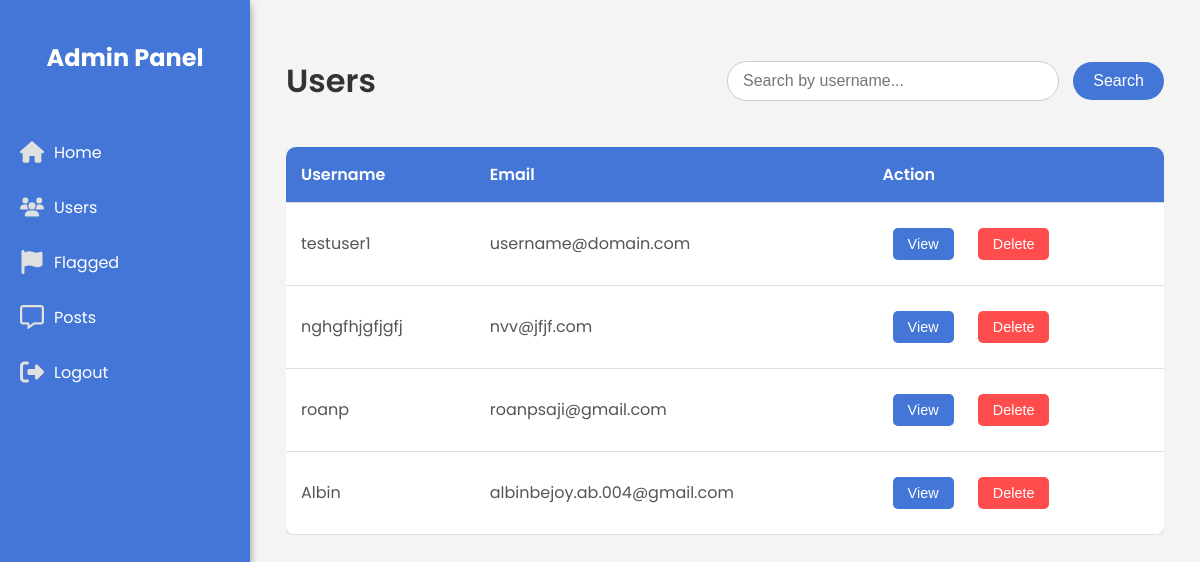
The app's page /users, older data.
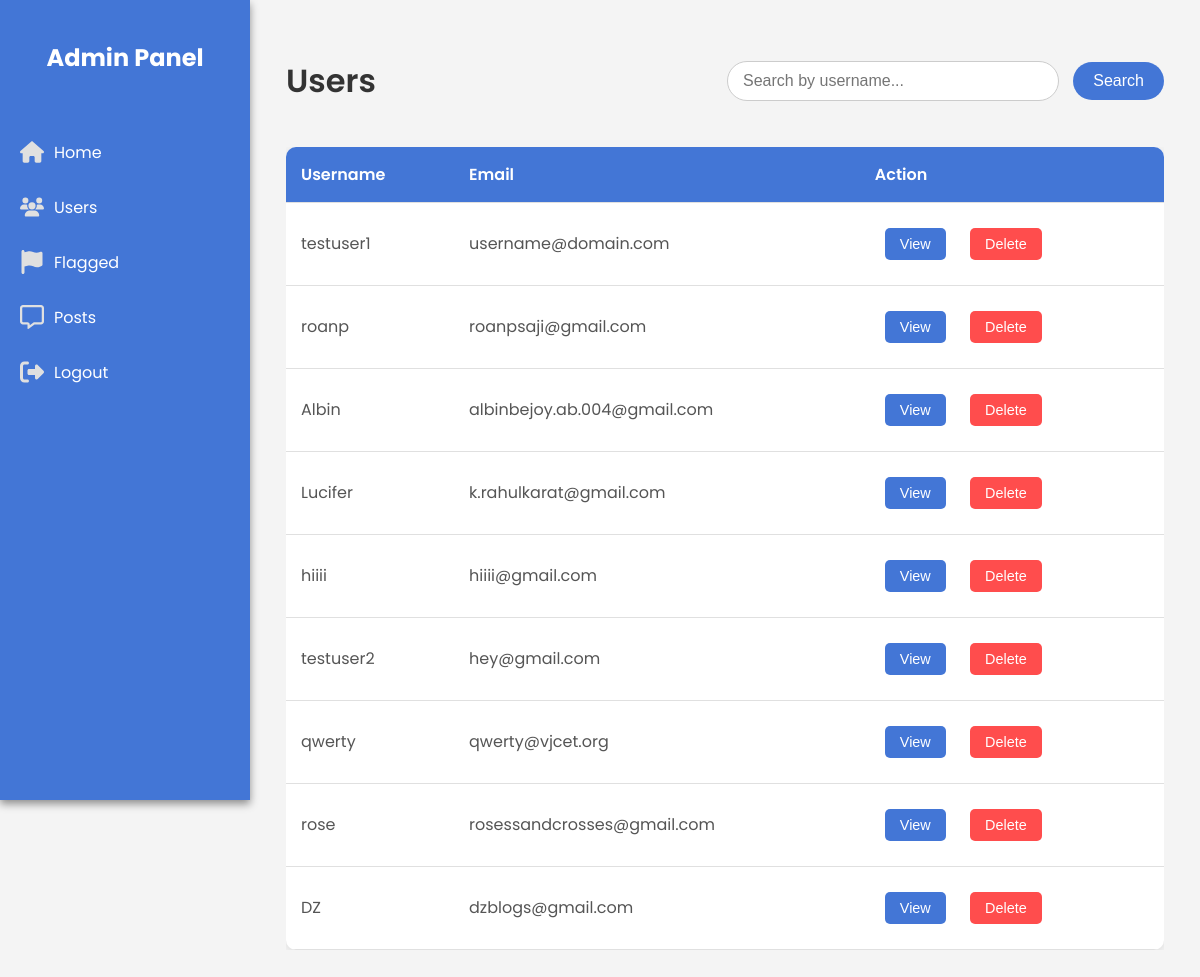
The same page, newer data.
### app/models.py (models this page shows, shortened)
class SearchableMixin(object):
    @classmethod
    def before_commit(cls, session):
        session._changes = {
            'add': list(session.new),
            'update': list(session.dirty),
            'delete': list(session.deleted)
        }

class User(db.Model, UserMixin, SearchableMixin):
    __tablename__ = 'user'
    __searchable__ = ['username', 'email']
    id = db.Column(db.Integer, primary_key=True)
    username = db.Column(db.String(80), unique=True, nullable=False)
    password = db.Column(db.String(80), nullable=False)
    email = db.Column(db.String(120), unique=True, nullable=False)
    phone_number = db.Column(db.Integer, unique=True, nullable=False)
    profile_pic = db.Column(db.String(120), nullable=False, default='profile.jpg')

### app/admin_routes.py (the view)
@app.route('/users', methods=['GET', 'POST'])
def users():
    if request.method == 'GET':
        users = User.query.all()  # Fetch all users
        return render_template('adminPages/users.html', users=users)

### app/templates/adminPages/users.html
{% extends 'adminPages/adminhome.html' %}
{% block head %}
    <link rel="stylesheet" href="{{ url_for('static', filename='css/admin.css') }}">
    <link rel="stylesheet" href="{{ url_for('static', filename='css/users.css') }}">
{% endblock %}
{% block body %}
<div class="users-page">
    <div class="page-header">
        <h1 class="page-title">Users</h1>
        <div class="search-container">
            <form action="/users_search" method="get">
                <label>
                    <input class="form-control" type="text" placeholder="Search by username..." name="username">
                    <input type="submit" value="Search">
                </label>
            </form>
        </div>
    </div>
        <div class="users-table-container">
            <table class="users-table">
                <thead>
                    <tr>
                        <th>Username</th>
                        <th>Email</th>
                        <th>Action</th>
                    </tr>
                </thead>
                <tbody>
                {% if users %}
                    {% for user in users %}
                    <tr>
                        <td>{{ user.username }}</td>
                        <td>{{ user.email }}</td>
                        <td>
                            <button class="action-btn">View</button>
                            <form action="{{ url_for('delete_user', user_id=user.id) }}" method="post" style="display:inline;">
                                <button type="submit" class="action-btn delete-btn">Delete</button>
                            </form>
                        </td>
                    </tr>
                    {% endfor %}
                {% else %}
                    <tr>
                        <td>No results found</td>
                    </tr>
                {% endif %}
                </tbody>
            </table>
        </div>
    </div>
{% endblock %}

### app/templates/adminPages/adminhome.html (shortened to what this page needs)
<!DOCTYPE html>
<html lang="en">
<head>
    <link rel="stylesheet" href="static/css/admin.css">
    {% block head %}{% endblock %}
</head>
<body>
    <div class="sidebar">
        <h2 class="sidebar-title">Admin Panel</h2>
        <nav class="nav">
            <a href="{{ url_for('admin')}}" class="nav-item">
                Home
            </a>
            <a href="{{ url_for('users') }}" class="nav-item">
                Users
            </a>
            <a href="{{ url_for('flags') }}" class="nav-item">
                Flagged
            </a>
            <a href="{{ url_for('posts_admin') }}" class="nav-item">
                Posts
            </a>
            <a href="{{ url_for('home') }}" class="nav-item">
                Logout
            </a>
        </nav>
    </div>
    <main>
        {% block body %}{% endblock %}
    </main>
</body>
</html>

### app/static/css/admin.css (style rules this page uses)
body { font-family: 'Poppins', sans-serif; margin: 0; padding: 0; background-color: #f4f4f4; }
main { margin-left: 250px; padding: 1rem; transition: margin-left 0.3s; }
.sidebar { width: 250px; height: 100vh; background-color: #4376d6; color: #ffffff; position: fixed; left: 0; top: 0; box-shadow: 0 4px 8px rgba(0, 0, 0, 0.42); transition: width 0.3s; }
.sidebar-title { padding: 20px; font-size: 24px; text-align: center; }
.nav { padding: 10px 0; }
.nav-item { display: flex; align-items: center; padding: 15px 20px; color: #ffffff; text-decoration: none; border-radius: 10px; transition: background-color 0.3s; }
.icon { width: 24px; height: 24px; margin-right: 10px; }
.icon { color: #e0e0e0; }

### app/static/css/users.css (style rules this page uses)
.users-page { padding: 20px; }
.page-header { display: flex; justify-content: space-between; align-items: center; margin-bottom: 20px; }
.page-title { font-size: 2rem; color: #333; font-weight: 600; }
.users-table-container { overflow-x: auto; }
.users-table { width: 100%; border-collapse: collapse; background-color: #ffffff; box-shadow: 0 2px 8px rgba(0, 0, 0, 0.1); border-radius: 10px; overflow: hidden; }
.users-table th, .users-table td { padding: 15px; text-align: left; border-bottom: 1px solid #e0e0e0; }
.users-table th { background-color: #4376d6; color: #ffffff; font-weight: 600; }
.users-table td { color: #555; }
.action-btn { padding: 8px 15px; border: none; border-radius: 5px; cursor: pointer; font-size: 0.9rem; color: #ffffff; background-color: #4376d6; transition: background-color 0.3s; margin: 10px; }
.delete-btn { background-color: #ff4d4d; }
.search-container { display: flex; align-items: center; }
.search-container input[type="text"] { width: 300px; padding: 10px 15px; font-size: 1rem; border: 1px solid #ccc; border-radius: 20px; outline: none; transition: border-color 0.3s; }
.search-container input[type="submit"] { padding: 10px 20px; font-size: 1rem; color: #ffffff; background-color: #4376d6; border: none; border-radius: 20px; margin-left: 10px; cursor: pointer; transition: background-color 0.3s; }
.action-btn { text-decoration: none; }

Row changes from the older to the newer data that the page shows:
removed User: username "nghgfhjgfjgfj", email "nvv@jfjf.com"
added User: username "Lucifer", email "k.rahulkarat@gmail.com"
added User: username "hiiii", email "hiiii@gmail.com"
added User: username "testuser2", email "hey@gmail.com"
added User: username "qwerty", email "qwerty@vjcet.org"
added User: username "rose", email "rosessandcrosses@gmail.com"
added User: username "DZ", email "dzblogs@gmail.com"
